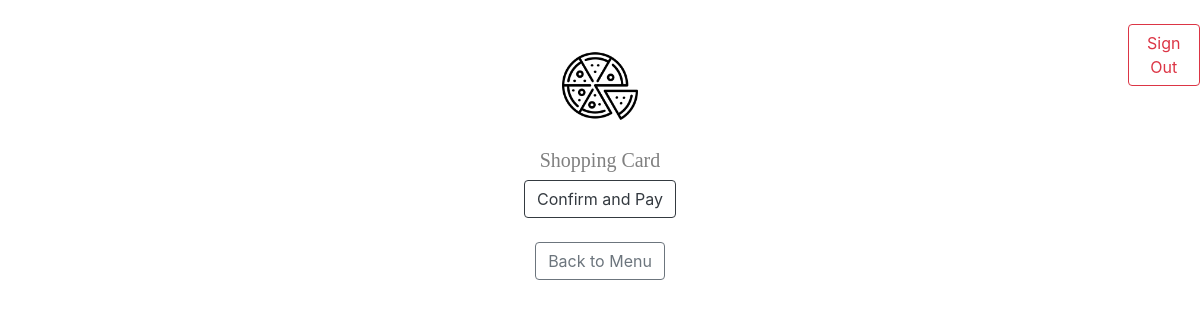
The page /ask_confirmation (signed in) on the database as committed earlier.
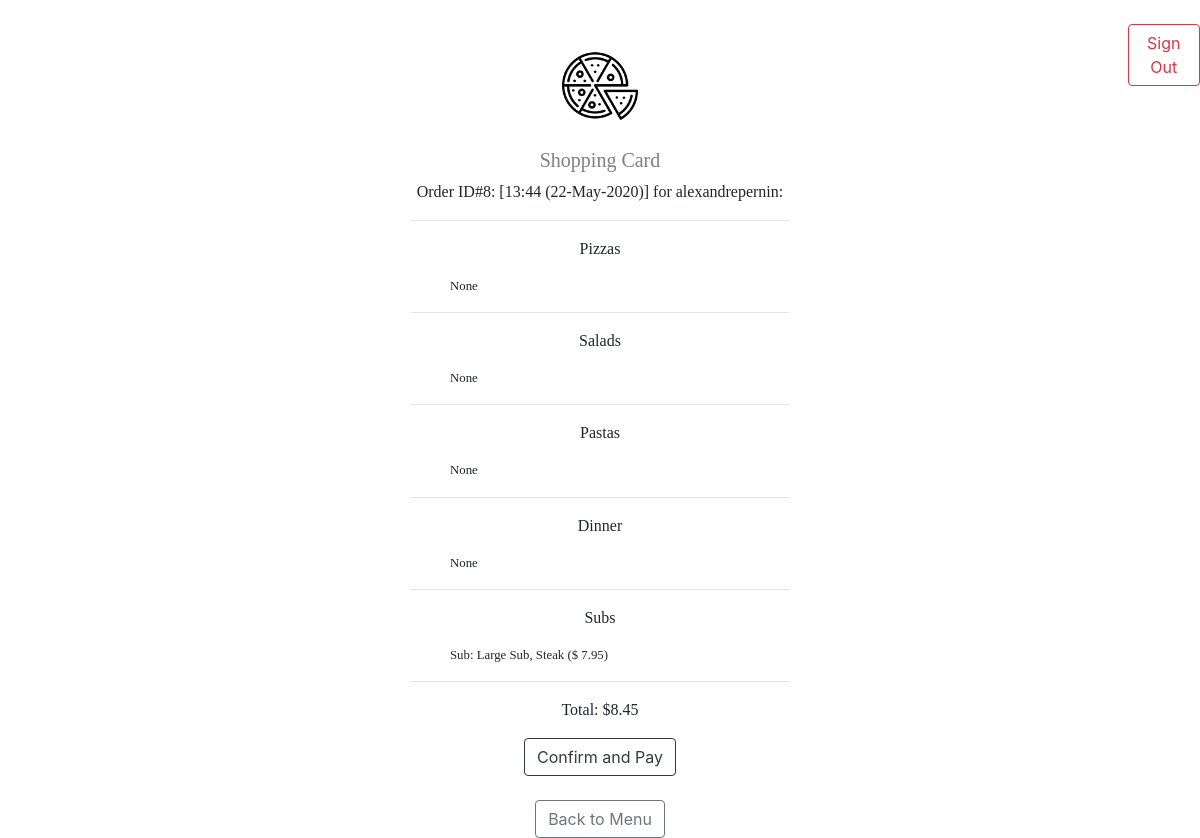
The same page on the database as committed later.
### orders/models.py (models this page shows, shortened)
class Order(models.Model):
    user = models.ForeignKey(User, on_delete=models.CASCADE)
    pizzas = models.ManyToManyField(Pizza, blank=True, related_name="orders")
    salads = models.ManyToManyField(Salad, blank=True, related_name="orders")
    pastas = models.ManyToManyField(Pasta, blank=True, related_name="orders")
    dinners = models.ManyToManyField(Dinner, blank=True, related_name="orders")
    subs = models.ManyToManyField(Sub, blank=True, related_name="orders")
    created = models.DateTimeField(auto_now_add=True)
    validated = models.BooleanField(default=False)
    total = models.FloatField(default=0)
    def __str__(self):
        date=self.created.strftime("%H:%M (%d-%b-%Y)")
        return f"Order ID#{self.id}: [{date}] for {self.user.username}"

class Sub(models.Model):
    name = models.CharField(max_length=64)
    size = models.CharField(max_length=1,choices=[('S', 'Small'), ('L', 'Large')], default='S')
    price_small = models.FloatField(default=0)
    price_large = models.FloatField(default=0)
    menu = models.BooleanField(default=False)
    extra_cheese = models.BooleanField(default=False)
    extras = models.ManyToManyField(SubExtra, blank=True, related_name="subs")
    def __str__(self):
        if self.menu==True:
            return f"{self.name} (S: ${self.price_small} / L: ${self.price_large})"
        else:
            if self.size=="S":
                return f"Small Sub, {self.name} ($ {self.price_small})"
            else:
                return f"Large Sub, {self.name} ($ {self.price_large})"

### orders/views.py (the view)
# urls.py: path("ask_confirmation", views.ask_confirmation, name="ask_confirmation"),
def ask_confirmation(request):
    if not request.user.is_authenticated:
        return render(request, "orders/login.html", {"message": None})
    context = {
        "Orders": Order.objects.filter(validated=False, user=request.user)
    }
    return render(request, "orders/confirm.html", context)

### orders/templates/orders/confirm.html (shortened to what this page needs)
{% load static %}
<!DOCTYPE html>
<html>
    <head>
        <link rel="stylesheet" href="https://stackpath.bootstrapcdn.com/bootstrap/4.4.1/css/bootstrap.min.css">
        <link rel="stylesheet" href="{% static 'orders/styles.css' %}">
    </head>
    <body>
      <div class="row">
        <div class="col-4"></div>
        <div class="col-4">
          <div style="display:inline-block;">
          <br>
          <br>
          <img class="image_confirmation" src ="{% static "orders/pizzaicon.jpg" %}">
          <br>
          <h5 class="menu_title"> Shopping Card </h5>
            {% for order in Orders %}
            <p class="shopping_list_title"> {{order}}: </p>
            <hr>
            <p class="shopping_list_title"> Pizzas </p>
            <ul>
                {% for pizza in order.pizzas.all %}
                <li> {{pizza}} </li>
                {% empty %}
                <li> None </li>
                {% endfor %}
            </ul>
            <hr>
            <p class="shopping_list_title"> Salads </p>
            <ul>
                {% for salad in order.salads.all %}
                <li> Salad: {{salad}} </li>
                {% empty %}
                <li> None </li>
                {% endfor %}
            </ul>
            <hr>
            <p class="shopping_list_title"> Pastas </p>
                <ul>
                  {% for pasta in order.pastas.all %}
                  <li> Pasta: {{pasta}} </li>
                  {% empty %}
                  <li> None </li>
                  {% endfor %}
                </ul>
            <hr>
            <p class="shopping_list_title"> Dinner </p>
            <ul>
              {% for dinner in order.dinners.all %}
              <li> Dinner: {{dinner}} </li>
              {% empty %}
              <li> None </li>
              {% endfor %}
            </ul>
            <hr>
            <p class="shopping_list_title"> Subs </p>
            <ul>
              {% for sub in order.subs.all %}
              <li> Sub: {{sub}} </li>
              {% empty %}
              <li> None </li>
              {% endfor %}
            </ul>
            <hr>
            <p class="shopping_list_title"> Total: ${{order.total}} </p>
            {% endfor %}
            <div style="text-align:center;">
            <a href="{% url 'confirm' %}" class="btn btn-outline-dark" role="button" aria-pressed="true">Confirm and Pay</a>
            </div>
            <br>
            <div style="text-align:center;">
            <a href="{% url 'index' %}" class="btn btn-outline-secondary" role="button" aria-pressed="true">Back to Menu</a>
            </div>
        </div>
        </div>
        <div class="col-3"></div>
        <div class="col-1">
          <br>
          <a href="{% url 'logout' %}" class="btn btn-outline-danger" role="button" aria-pressed="true"> Sign Out </a>
        </div>
      </div>
    </body>
</html>

Rows that differ between the two databases and show on the page:
added Order: created+id+user "Order ID#8: [13:44 (22-May-2020)] for alexandrepernin", total "8.45"
added Sub: menu+size+name "Large Sub, Steak ($ 7.95)"
